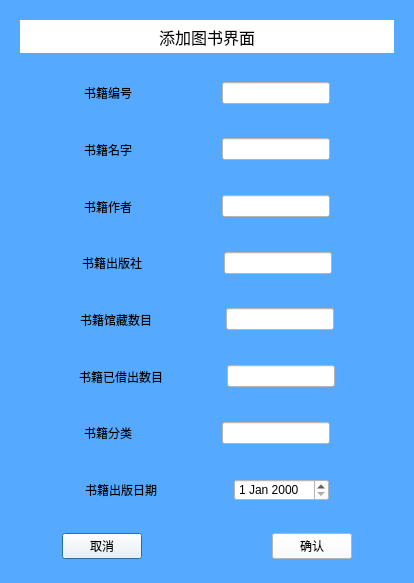
<?xml version="1.0" encoding="UTF-8"?>
<ui version="4.0">
 <class>addBook</class>
 <widget class="QDialog" name="addBook">
  <property name="geometry">
   <rect>
    <x>0</x>
    <y>0</y>
    <width>414</width>
    <height>583</height>
   </rect>
  </property>
  <property name="windowTitle">
   <string>添加图书</string>
  </property>
  <property name="styleSheet">
   <string notr="true">background-color: rgb(85, 170, 255);</string>
  </property>
  <layout class="QGridLayout" name="gridLayout_2">
   <item row="6" column="0" colspan="3">
    <widget class="QWidget" name="widget_4" native="true">
     <layout class="QHBoxLayout" name="horizontalLayout_4">
      <item>
       <spacer name="horizontalSpacer_14">
        <property name="orientation">
         <enum>Qt::Horizontal</enum>
        </property>
        <property name="sizeHint" stdset="0">
         <size>
          <width>40</width>
          <height>20</height>
         </size>
        </property>
       </spacer>
      </item>
      <item>
       <widget class="QLabel" name="label_4">
        <property name="text">
         <string>书籍已借出数目</string>
        </property>
       </widget>
      </item>
      <item>
       <spacer name="horizontalSpacer_6">
        <property name="orientation">
         <enum>Qt::Horizontal</enum>
        </property>
        <property name="sizeHint" stdset="0">
         <size>
          <width>40</width>
          <height>20</height>
         </size>
        </property>
       </spacer>
      </item>
      <item>
       <widget class="QLineEdit" name="bookBorrowOutNum">
        <property name="styleSheet">
         <string notr="true">background-color: rgb(255, 255, 255);</string>
        </property>
       </widget>
      </item>
      <item>
       <spacer name="horizontalSpacer_20">
        <property name="orientation">
         <enum>Qt::Horizontal</enum>
        </property>
        <property name="sizeHint" stdset="0">
         <size>
          <width>40</width>
          <height>20</height>
         </size>
        </property>
       </spacer>
      </item>
     </layout>
    </widget>
   </item>
   <item row="3" column="0" colspan="3">
    <widget class="QWidget" name="widget_7" native="true">
     <layout class="QHBoxLayout" name="horizontalLayout_7">
      <item>
       <spacer name="horizontalSpacer_11">
        <property name="orientation">
         <enum>Qt::Horizontal</enum>
        </property>
        <property name="sizeHint" stdset="0">
         <size>
          <width>40</width>
          <height>20</height>
         </size>
        </property>
       </spacer>
      </item>
      <item>
       <widget class="QLabel" name="label_7">
        <property name="text">
         <string>书籍作者      </string>
        </property>
       </widget>
      </item>
      <item>
       <spacer name="horizontalSpacer_3">
        <property name="orientation">
         <enum>Qt::Horizontal</enum>
        </property>
        <property name="sizeHint" stdset="0">
         <size>
          <width>40</width>
          <height>20</height>
         </size>
        </property>
       </spacer>
      </item>
      <item>
       <widget class="QLineEdit" name="bookWriter">
        <property name="styleSheet">
         <string notr="true">background-color: rgb(255, 255, 255);</string>
        </property>
       </widget>
      </item>
      <item>
       <spacer name="horizontalSpacer_17">
        <property name="orientation">
         <enum>Qt::Horizontal</enum>
        </property>
        <property name="sizeHint" stdset="0">
         <size>
          <width>40</width>
          <height>20</height>
         </size>
        </property>
       </spacer>
      </item>
     </layout>
    </widget>
   </item>
   <item row="2" column="0" colspan="3">
    <widget class="QWidget" name="widget" native="true">
     <layout class="QHBoxLayout" name="horizontalLayout">
      <item>
       <spacer name="horizontalSpacer_10">
        <property name="orientation">
         <enum>Qt::Horizontal</enum>
        </property>
        <property name="sizeHint" stdset="0">
         <size>
          <width>40</width>
          <height>20</height>
         </size>
        </property>
       </spacer>
      </item>
      <item>
       <widget class="QLabel" name="label">
        <property name="text">
         <string>书籍名字      </string>
        </property>
       </widget>
      </item>
      <item>
       <spacer name="horizontalSpacer_2">
        <property name="orientation">
         <enum>Qt::Horizontal</enum>
        </property>
        <property name="sizeHint" stdset="0">
         <size>
          <width>40</width>
          <height>20</height>
         </size>
        </property>
       </spacer>
      </item>
      <item>
       <widget class="QLineEdit" name="bookName">
        <property name="styleSheet">
         <string notr="true">background-color: rgb(255, 255, 255);</string>
        </property>
       </widget>
      </item>
      <item>
       <spacer name="horizontalSpacer_16">
        <property name="orientation">
         <enum>Qt::Horizontal</enum>
        </property>
        <property name="sizeHint" stdset="0">
         <size>
          <width>40</width>
          <height>20</height>
         </size>
        </property>
       </spacer>
      </item>
     </layout>
    </widget>
   </item>
   <item row="8" column="0" colspan="3">
    <widget class="QWidget" name="widget_2" native="true">
     <layout class="QGridLayout" name="gridLayout_3">
      <item row="0" column="0">
       <spacer name="horizontalSpacer_23">
        <property name="orientation">
         <enum>Qt::Horizontal</enum>
        </property>
        <property name="sizeHint" stdset="0">
         <size>
          <width>40</width>
          <height>20</height>
         </size>
        </property>
       </spacer>
      </item>
      <item row="0" column="3">
       <widget class="QDateEdit" name="bookPublishDate">
        <property name="styleSheet">
         <string notr="true">background-color: rgb(255, 255, 255);</string>
        </property>
       </widget>
      </item>
      <item row="0" column="4">
       <spacer name="horizontalSpacer_24">
        <property name="orientation">
         <enum>Qt::Horizontal</enum>
        </property>
        <property name="sizeHint" stdset="0">
         <size>
          <width>40</width>
          <height>20</height>
         </size>
        </property>
       </spacer>
      </item>
      <item row="0" column="1">
       <widget class="QLabel" name="label_2">
        <property name="text">
         <string>书籍出版日期  </string>
        </property>
       </widget>
      </item>
      <item row="0" column="2">
       <spacer name="horizontalSpacer_22">
        <property name="orientation">
         <enum>Qt::Horizontal</enum>
        </property>
        <property name="sizeHint" stdset="0">
         <size>
          <width>40</width>
          <height>20</height>
         </size>
        </property>
       </spacer>
      </item>
     </layout>
    </widget>
   </item>
   <item row="1" column="0" colspan="3">
    <widget class="QWidget" name="widget_6" native="true">
     <layout class="QHBoxLayout" name="horizontalLayout_6">
      <item>
       <spacer name="horizontalSpacer_9">
        <property name="orientation">
         <enum>Qt::Horizontal</enum>
        </property>
        <property name="sizeHint" stdset="0">
         <size>
          <width>40</width>
          <height>20</height>
         </size>
        </property>
       </spacer>
      </item>
      <item>
       <widget class="QLabel" name="label_6">
        <property name="toolTip">
         <string>&lt;html&gt;&lt;head/&gt;&lt;body&gt;&lt;p&gt;输入书籍编号，格式为XXXXX-XXX&lt;/p&gt;&lt;/body&gt;&lt;/html&gt;</string>
        </property>
        <property name="text">
         <string>书籍编号      </string>
        </property>
       </widget>
      </item>
      <item>
       <spacer name="horizontalSpacer">
        <property name="orientation">
         <enum>Qt::Horizontal</enum>
        </property>
        <property name="sizeHint" stdset="0">
         <size>
          <width>40</width>
          <height>20</height>
         </size>
        </property>
       </spacer>
      </item>
      <item>
       <widget class="QLineEdit" name="ISBN">
        <property name="styleSheet">
         <string notr="true">background-color: rgb(255, 255, 255);</string>
        </property>
       </widget>
      </item>
      <item>
       <spacer name="horizontalSpacer_8">
        <property name="orientation">
         <enum>Qt::Horizontal</enum>
        </property>
        <property name="sizeHint" stdset="0">
         <size>
          <width>40</width>
          <height>20</height>
         </size>
        </property>
       </spacer>
      </item>
     </layout>
    </widget>
   </item>
   <item row="5" column="0" colspan="3">
    <widget class="QWidget" name="widget_5" native="true">
     <layout class="QHBoxLayout" name="horizontalLayout_5">
      <item>
       <spacer name="horizontalSpacer_13">
        <property name="orientation">
         <enum>Qt::Horizontal</enum>
        </property>
        <property name="sizeHint" stdset="0">
         <size>
          <width>40</width>
          <height>20</height>
         </size>
        </property>
       </spacer>
      </item>
      <item>
       <widget class="QLabel" name="label_5">
        <property name="text">
         <string>书籍馆藏数目  </string>
        </property>
       </widget>
      </item>
      <item>
       <spacer name="horizontalSpacer_5">
        <property name="orientation">
         <enum>Qt::Horizontal</enum>
        </property>
        <property name="sizeHint" stdset="0">
         <size>
          <width>40</width>
          <height>20</height>
         </size>
        </property>
       </spacer>
      </item>
      <item>
       <widget class="QLineEdit" name="bookTotalNum">
        <property name="styleSheet">
         <string notr="true">background-color: rgb(255, 255, 255);</string>
        </property>
       </widget>
      </item>
      <item>
       <spacer name="horizontalSpacer_19">
        <property name="orientation">
         <enum>Qt::Horizontal</enum>
        </property>
        <property name="sizeHint" stdset="0">
         <size>
          <width>40</width>
          <height>20</height>
         </size>
        </property>
       </spacer>
      </item>
     </layout>
    </widget>
   </item>
   <item row="9" column="0" colspan="3">
    <widget class="QWidget" name="widget_10" native="true">
     <layout class="QGridLayout" name="gridLayout_5">
      <item row="0" column="1">
       <widget class="QPushButton" name="pushButton_3">
        <property name="styleSheet">
         <string notr="true">background-color: rgb(255, 255, 255);</string>
        </property>
        <property name="text">
         <string>取消</string>
        </property>
       </widget>
      </item>
      <item row="0" column="2">
       <spacer name="horizontalSpacer_31">
        <property name="orientation">
         <enum>Qt::Horizontal</enum>
        </property>
        <property name="sizeHint" stdset="0">
         <size>
          <width>40</width>
          <height>20</height>
         </size>
        </property>
       </spacer>
      </item>
      <item row="0" column="6">
       <spacer name="horizontalSpacer_32">
        <property name="orientation">
         <enum>Qt::Horizontal</enum>
        </property>
        <property name="sizeHint" stdset="0">
         <size>
          <width>40</width>
          <height>20</height>
         </size>
        </property>
       </spacer>
      </item>
      <item row="0" column="5">
       <widget class="QPushButton" name="pushButton_2">
        <property name="styleSheet">
         <string notr="true">background-color: rgb(255, 255, 255);</string>
        </property>
        <property name="text">
         <string>确认</string>
        </property>
       </widget>
      </item>
      <item row="0" column="4">
       <spacer name="horizontalSpacer_27">
        <property name="orientation">
         <enum>Qt::Horizontal</enum>
        </property>
        <property name="sizeHint" stdset="0">
         <size>
          <width>40</width>
          <height>20</height>
         </size>
        </property>
       </spacer>
      </item>
      <item row="0" column="0">
       <spacer name="horizontalSpacer_28">
        <property name="orientation">
         <enum>Qt::Horizontal</enum>
        </property>
        <property name="sizeHint" stdset="0">
         <size>
          <width>40</width>
          <height>20</height>
         </size>
        </property>
       </spacer>
      </item>
      <item row="0" column="3">
       <spacer name="horizontalSpacer_33">
        <property name="orientation">
         <enum>Qt::Horizontal</enum>
        </property>
        <property name="sizeHint" stdset="0">
         <size>
          <width>40</width>
          <height>20</height>
         </size>
        </property>
       </spacer>
      </item>
     </layout>
    </widget>
   </item>
   <item row="4" column="0" colspan="3">
    <widget class="QWidget" name="widget_8" native="true">
     <layout class="QHBoxLayout" name="horizontalLayout_8">
      <item>
       <spacer name="horizontalSpacer_12">
        <property name="orientation">
         <enum>Qt::Horizontal</enum>
        </property>
        <property name="sizeHint" stdset="0">
         <size>
          <width>40</width>
          <height>20</height>
         </size>
        </property>
       </spacer>
      </item>
      <item>
       <widget class="QLabel" name="label_8">
        <property name="text">
         <string>书籍出版社    </string>
        </property>
       </widget>
      </item>
      <item>
       <spacer name="horizontalSpacer_4">
        <property name="orientation">
         <enum>Qt::Horizontal</enum>
        </property>
        <property name="sizeHint" stdset="0">
         <size>
          <width>40</width>
          <height>20</height>
         </size>
        </property>
       </spacer>
      </item>
      <item>
       <widget class="QLineEdit" name="bookPress">
        <property name="styleSheet">
         <string notr="true">background-color: rgb(255, 255, 255);</string>
        </property>
       </widget>
      </item>
      <item>
       <spacer name="horizontalSpacer_18">
        <property name="orientation">
         <enum>Qt::Horizontal</enum>
        </property>
        <property name="sizeHint" stdset="0">
         <size>
          <width>40</width>
          <height>20</height>
         </size>
        </property>
       </spacer>
      </item>
     </layout>
    </widget>
   </item>
   <item row="7" column="0" colspan="3">
    <widget class="QWidget" name="widget_3" native="true">
     <layout class="QGridLayout" name="gridLayout">
      <item row="0" column="2">
       <spacer name="horizontalSpacer_7">
        <property name="orientation">
         <enum>Qt::Horizontal</enum>
        </property>
        <property name="sizeHint" stdset="0">
         <size>
          <width>40</width>
          <height>20</height>
         </size>
        </property>
       </spacer>
      </item>
      <item row="0" column="0">
       <spacer name="horizontalSpacer_15">
        <property name="orientation">
         <enum>Qt::Horizontal</enum>
        </property>
        <property name="sizeHint" stdset="0">
         <size>
          <width>40</width>
          <height>20</height>
         </size>
        </property>
       </spacer>
      </item>
      <item row="0" column="1">
       <widget class="QLabel" name="label_3">
        <property name="text">
         <string>书籍分类      </string>
        </property>
       </widget>
      </item>
      <item row="0" column="3">
       <widget class="QLineEdit" name="bookClass">
        <property name="styleSheet">
         <string notr="true">background-color: rgb(255, 255, 255);</string>
        </property>
       </widget>
      </item>
      <item row="0" column="4">
       <spacer name="horizontalSpacer_21">
        <property name="orientation">
         <enum>Qt::Horizontal</enum>
        </property>
        <property name="sizeHint" stdset="0">
         <size>
          <width>40</width>
          <height>20</height>
         </size>
        </property>
       </spacer>
      </item>
     </layout>
    </widget>
   </item>
   <item row="0" column="0" colspan="3">
    <widget class="QWidget" name="widget_9" native="true">
     <layout class="QGridLayout" name="gridLayout_4">
      <item row="0" column="0">
       <widget class="QLabel" name="label_9">
        <property name="font">
         <font>
          <pointsize>12</pointsize>
         </font>
        </property>
        <property name="styleSheet">
         <string notr="true">background-color: rgb(255, 255, 255);</string>
        </property>
        <property name="text">
         <string>添加图书界面</string>
        </property>
        <property name="alignment">
         <set>Qt::AlignCenter</set>
        </property>
       </widget>
      </item>
     </layout>
    </widget>
   </item>
  </layout>
 </widget>
 <resources/>
 <connections/>
</ui>
